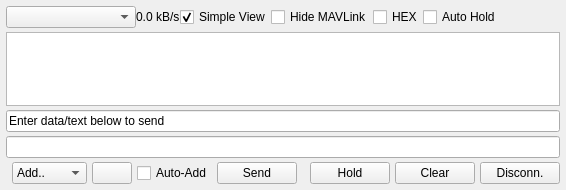
<?xml version="1.0" encoding="UTF-8"?>
<ui version="4.0">
 <class>DebugConsole</class>
 <widget class="QWidget" name="DebugConsole">
  <property name="geometry">
   <rect>
    <x>0</x>
    <y>0</y>
    <width>566</width>
    <height>190</height>
   </rect>
  </property>
  <property name="windowTitle">
   <string>Form</string>
  </property>
  <layout class="QGridLayout" name="gridLayout" columnstretch="0,0">
   <property name="horizontalSpacing">
    <number>6</number>
   </property>
   <property name="verticalSpacing">
    <number>4</number>
   </property>
   <property name="margin">
    <number>6</number>
   </property>
   <item row="0" column="0" colspan="2">
    <layout class="QHBoxLayout" name="horizontalLayout_2" stretch="10,0,0,0,0,0,0">
     <item>
      <widget class="QComboBox" name="linkComboBox">
       <property name="maximumSize">
        <size>
         <width>130</width>
         <height>16777215</height>
        </size>
       </property>
       <property name="toolTip">
        <string>Select the link to monitor</string>
       </property>
      </widget>
     </item>
     <item>
      <widget class="QLabel" name="speedLabel">
       <property name="text">
        <string>0.0 kB/s</string>
       </property>
      </widget>
     </item>
     <item>
      <widget class="QCheckBox" name="checkBox_simpleView">
       <property name="text">
        <string>Simple View</string>
       </property>
       <property name="checked">
        <bool>true</bool>
       </property>
      </widget>
     </item>
     <item>
      <widget class="QCheckBox" name="mavlinkCheckBox">
       <property name="toolTip">
        <string>Ignore MAVLINK protocol messages in display</string>
       </property>
       <property name="statusTip">
        <string>Ignore MAVLINK protocol messages in display</string>
       </property>
       <property name="text">
        <string>Hide MAVLink</string>
       </property>
      </widget>
     </item>
     <item>
      <widget class="QCheckBox" name="hexCheckBox">
       <property name="toolTip">
        <string>Display and enter bytes in HEX representation (e.g. 0xAA)</string>
       </property>
       <property name="statusTip">
        <string>Display and enter bytes in HEX representation (e.g. 0xAA)</string>
       </property>
       <property name="text">
        <string>HEX</string>
       </property>
      </widget>
     </item>
     <item>
      <widget class="QCheckBox" name="holdCheckBox">
       <property name="toolTip">
        <string>Saves CPU ressources, automatically set view to hold if data rate is too high to prevent fast scrolling</string>
       </property>
       <property name="statusTip">
        <string>Saves CPU ressources, automatically set view to hold if data rate is too high to prevent fast scrolling</string>
       </property>
       <property name="whatsThis">
        <string>Enable auto hold to lower the CPU consumption</string>
       </property>
       <property name="text">
        <string>Auto Hold</string>
       </property>
      </widget>
     </item>
     <item>
      <spacer name="horizontalSpacer_2">
       <property name="orientation">
        <enum>Qt::Horizontal</enum>
       </property>
       <property name="sizeHint" stdset="0">
        <size>
         <width>40</width>
         <height>20</height>
        </size>
       </property>
      </spacer>
     </item>
    </layout>
   </item>
   <item row="1" column="0" colspan="2">
    <widget class="QPlainTextEdit" name="receiveText">
     <property name="minimumSize">
      <size>
       <width>300</width>
       <height>50</height>
      </size>
     </property>
     <property name="tabStopWidth">
      <number>60</number>
     </property>
    </widget>
   </item>
   <item row="2" column="0" colspan="2">
    <widget class="QLineEdit" name="sentText">
     <property name="text">
      <string>Enter data/text below to send</string>
     </property>
     <property name="readOnly">
      <bool>true</bool>
     </property>
    </widget>
   </item>
   <item row="4" column="1">
    <layout class="QHBoxLayout" name="horizontalLayout" stretch="100,0,0,1,10,1,1,1">
     <property name="spacing">
      <number>5</number>
     </property>
     <item>
      <widget class="QComboBox" name="specialComboBox">
       <property name="maximumSize">
        <size>
         <width>100</width>
         <height>16777215</height>
        </size>
       </property>
       <property name="maxVisibleItems">
        <number>10</number>
       </property>
       <property name="sizeAdjustPolicy">
        <enum>QComboBox::AdjustToContentsOnFirstShow</enum>
       </property>
       <property name="minimumContentsLength">
        <number>1</number>
       </property>
       <item>
        <property name="text">
         <string>Add..</string>
        </property>
       </item>
       <item>
        <property name="text">
         <string>CR+LF</string>
        </property>
       </item>
       <item>
        <property name="text">
         <string>LF</string>
        </property>
       </item>
       <item>
        <property name="text">
         <string>FF</string>
        </property>
       </item>
       <item>
        <property name="text">
         <string>CR</string>
        </property>
       </item>
       <item>
        <property name="text">
         <string>TAB</string>
        </property>
       </item>
       <item>
        <property name="text">
         <string>ESC</string>
        </property>
       </item>
       <item>
        <property name="text">
         <string>~</string>
        </property>
       </item>
       <item>
        <property name="text">
         <string>&lt;Space&gt;</string>
        </property>
       </item>
      </widget>
     </item>
     <item>
      <widget class="QPushButton" name="addSymbolButton">
       <property name="text">
        <string/>
       </property>
       <property name="icon">
        <iconset resource="../../qgroundcontrol.qrc">
         <normaloff>:/files/images/actions/list-add.svg</normaloff>:/files/images/actions/list-add.svg</iconset>
       </property>
      </widget>
     </item>
     <item>
      <widget class="QCheckBox" name="specialCheckBox">
       <property name="toolTip">
        <string>Automatically send special char at end of message</string>
       </property>
       <property name="text">
        <string>Auto-Add</string>
       </property>
      </widget>
     </item>
     <item>
      <widget class="QPushButton" name="transmitButton">
       <property name="toolTip">
        <string>Send the ASCII text or HEX values over the link</string>
       </property>
       <property name="text">
        <string>Send</string>
       </property>
       <property name="icon">
        <iconset resource="../../qgroundcontrol.qrc">
         <normaloff>:/files/images/devices/network-wireless.svg</normaloff>:/files/images/devices/network-wireless.svg</iconset>
       </property>
      </widget>
     </item>
     <item>
      <spacer name="horizontalSpacer">
       <property name="orientation">
        <enum>Qt::Horizontal</enum>
       </property>
       <property name="sizeType">
        <enum>QSizePolicy::Expanding</enum>
       </property>
       <property name="sizeHint" stdset="0">
        <size>
         <width>5</width>
         <height>20</height>
        </size>
       </property>
      </spacer>
     </item>
     <item>
      <widget class="QPushButton" name="holdButton">
       <property name="text">
        <string>Hold</string>
       </property>
       <property name="checkable">
        <bool>true</bool>
       </property>
      </widget>
     </item>
     <item>
      <widget class="QPushButton" name="clearButton">
       <property name="text">
        <string>Clear</string>
       </property>
      </widget>
     </item>
     <item>
      <widget class="QPushButton" name="connectButton">
       <property name="text">
        <string>Disconn.</string>
       </property>
      </widget>
     </item>
    </layout>
   </item>
   <item row="3" column="0" colspan="2">
    <widget class="QLineEdit" name="sendText">
     <property name="minimumSize">
      <size>
       <width>80</width>
       <height>0</height>
      </size>
     </property>
     <property name="toolTip">
      <string>Type the bytes to send here, use 0xAA format for HEX (Check HEX checkbox above)</string>
     </property>
    </widget>
   </item>
  </layout>
 </widget>
 <resources>
  <include location="../../qgroundcontrol.qrc"/>
 </resources>
 <connections>
  <connection>
   <sender>clearButton</sender>
   <signal>clicked()</signal>
   <receiver>receiveText</receiver>
   <slot>clear()</slot>
   <hints>
    <hint type="sourcelabel">
     <x>356</x>
     <y>278</y>
    </hint>
    <hint type="destinationlabel">
     <x>199</x>
     <y>146</y>
    </hint>
   </hints>
  </connection>
 </connections>
</ui>
